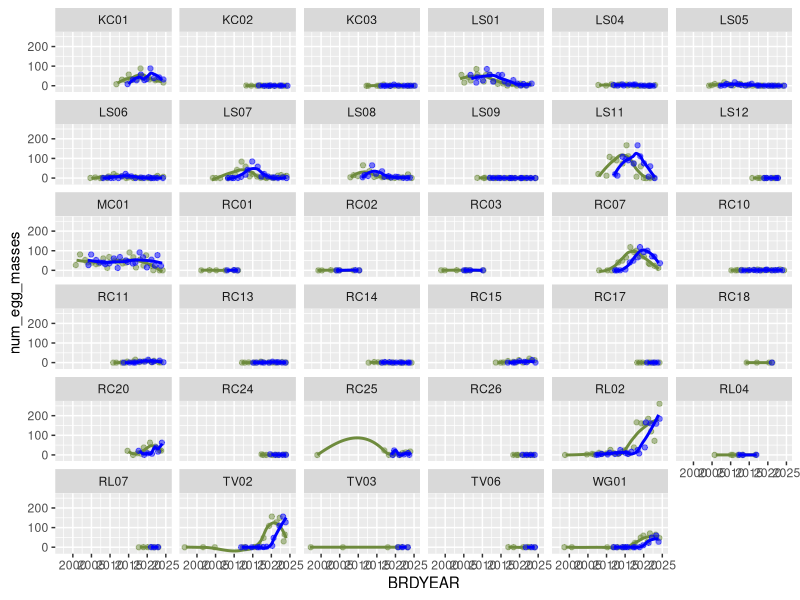
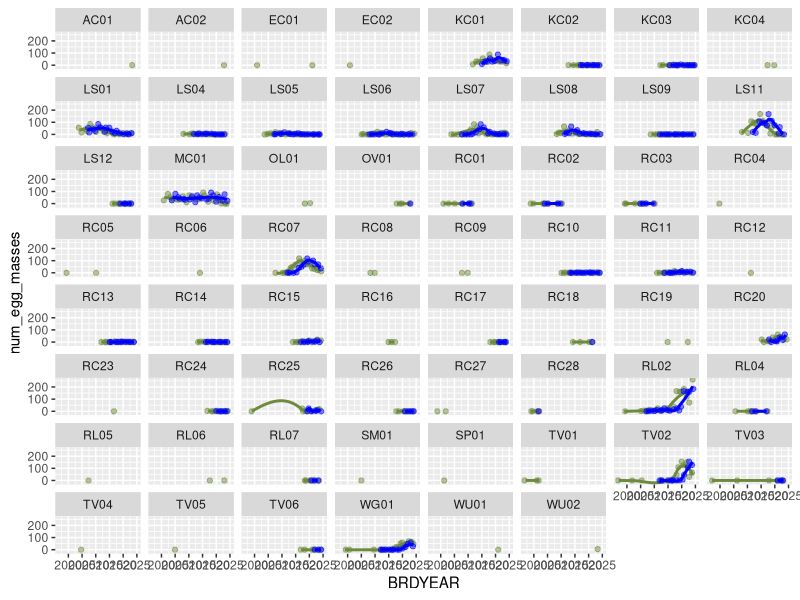

Recreate these plots in R, in order. (Note: this script raises an error after producing the figures.)
## ---- chunk 1
knitr::opts_chunk$set(echo = TRUE)
knitr::opts_chunk$set(warning = FALSE)
## ---- chunk 2
library(dplyr)
library(ggplot2)
library(tidyverse)
setwd(here::here("code"))
# source("1_data_prep.R")
data <- read_csv(here::here("data", "filtered_raw_data.csv"))
between_year_data <- read_csv(here::here("data", "between_year_data.csv"))
complete_btw_data <- read_csv(here::here("data", "complete_btw_data.csv"))
onset_of_breeding_surv <- read_csv(here::here("data", "onset_of_breeding.csv"))
## ---- chunk 3
#summary information of egg masses count

#total number of egg masses is 3939
sum(data$NumberofEggMasses, na.rm = TRUE)

#maximum number of egg masses for a given survey is 25, while the mean is 0.857
summary(data$NumberofEggMasses,na.rm = TRUE)
## ---- chunk 4
statistics <- data %>% 
  group_by(BRDYEAR,Watershed,LocationID) %>% 
  summarize(survey_count = n_distinct(EventGUID),
            mean_egg_num = (sum(NumberofEggMasses, na.rm = TRUE)/survey_count),
            total_egg_num =sum(NumberofEggMasses, na.rm = TRUE),
            firstEgg = min(dayOfWY), 
            lastEgg = max(dayOfWY), 
            breedingLength = max(dayOfWY) - min(dayOfWY))
statistics
## ---- chunk 5
# ranges of each variable for summary data table
data_mins <- data.frame(sapply(data, min, na.rm = TRUE))
data_maxs <- data.frame(sapply(data, max, na.rm = TRUE))
data_means <- data.frame(sapply(data, mean, na.rm = TRUE))
count(data, LocationID)
## ---- chunk 6
summary <- data %>%
  select(BRDYEAR, yearly_rain, yearly_rain_lag, mean_percent_water, mean_percent_sub, interpolated_canopy, WaterTemp, MaxD, WaterSalinity, AirTemp) %>%
  summarise(
    across(everything(), list(min = ~min(., na.rm = TRUE), 
                              max = ~max(., na.rm = TRUE), 
                              mean = ~mean(., na.rm = TRUE)), 
           .names = "{.col}_{.fn}")
  ) %>%
  pivot_longer(cols = everything(), 
               names_to = c("Variable", "Stat"),
               names_pattern = "(.*)_(.*)", 
               values_to = "Value") %>%
  pivot_wider(names_from = Stat, values_from = Value)

num_sites <- data %>% summarise(total_locationIDs = n_distinct(LocationID))
num_watershed <- data %>% summarise(total_watersheds = n_distinct(Watershed))

## ---- chunk 7
between_year_data_lagged <- between_year_data %>%
  group_by(LocationID) %>%
  arrange(BRDYEAR) %>%
  mutate(num_egg_masses_lag = lag(num_egg_masses, n = 3)) %>%
  ungroup()

lag_sites <- ggplot(between_year_data_lagged, aes(x=BRDYEAR)) +
  geom_jitter(aes(y=num_egg_masses), color="darkolivegreen4", alpha=0.5) +
  geom_smooth(aes(y=num_egg_masses), color="darkolivegreen4",alpha=0.3, se=F) +
  geom_jitter(aes(y=num_egg_masses_lag), color="blue", alpha=0.5) +
  geom_smooth(aes(y=num_egg_masses_lag), color="blue", alpha=0.3, se=F) +
  facet_wrap(.~LocationID)

## more relevant, just seemingly (at quick glance) continous sites
cont_btw_lag <- between_year_data_lagged %>% filter(LocationID=='KC01' | LocationID=='KC02' |LocationID=='KC03' | LocationID=='LS01' | LocationID=='LS04' | LocationID=='LS05' | LocationID=='LS06' | LocationID=='LS07' | LocationID=='LS08' | LocationID=='LS09' | LocationID=='LS11' | LocationID=='LS12' | LocationID=='MC01' | LocationID=='RC01' | LocationID=='RC02' | LocationID=='RC03' | LocationID=='RC07' | LocationID=='RC10' | LocationID=='RC11' | LocationID=='RC13' | LocationID=='RC14' | LocationID=='RC15' | LocationID=='RC17' | LocationID=='RC18' | LocationID=='RC20' | LocationID=='RC24' | LocationID=='RC25' | LocationID=='RC26' | LocationID=='RL02' | LocationID=='RL04' | LocationID=='RL07' | LocationID=='TV02' | LocationID=='TV03' | LocationID=='TV06' | LocationID=='WG01')

cont_lag_sites <- ggplot(cont_btw_lag, aes(x=BRDYEAR)) +
  geom_jitter(aes(y=num_egg_masses), color="darkolivegreen4", alpha=0.5) +
  geom_smooth(aes(y=num_egg_masses), color="darkolivegreen4",alpha=0.3, se=F) +
  geom_jitter(aes(y=num_egg_masses_lag), color="blue", alpha=0.5) +
  geom_smooth(aes(y=num_egg_masses_lag), color="blue", alpha=0.3, se=F) +
  facet_wrap(.~LocationID)
## ---- chunk 8
# Darren believes there is data 2004-2010 at Mori/Laguna Salada, Milagra, Big Lagoon, & Rodeo which prompted us to revisit our data before 2010 (prev filtered out)

false_validation <- raw_data %>% select(Validation) %>% 
  group_by(Validation) %>% 
  summarise(Counts=n())

# copied the filtering process used to create "data" from 1_data_prep. ADDED filter <2010
pre2010_data <- unfiltered_data %>% 
  group_by(LocationID, BRDYEAR) %>% 
  summarize(survey_count_site_yr = n_distinct(EventGUID), .groups = "drop") %>% 
  ungroup() %>% 
  full_join(unfiltered_data, by = c("LocationID" = "LocationID", "BRDYEAR" = "BRDYEAR")) %>% 
  filter(survey_count_site_yr > 1) %>% 
  filter(BRDYEAR < 2010) %>%
  mutate(
    Watershed = droplevels(Watershed),
    LocationID = droplevels(LocationID)) %>%
  mutate(
    LocationID = case_when(
      LocationID == "LS02" | LocationID == "LS03" ~ "LS11",
      TRUE ~ LocationID)) %>% 
  mutate(LocationID = case_when( # fix lowercase LocationIDs (ex: rc01 to RC01)
    LocationID == "rc01" ~ "RC01",
    LocationID == "rc02" ~ "RC02",
    LocationID == "rc03" ~ "RC03",
    TRUE ~ LocationID #keeps other values unchanged
  ))

# between year pre-2010 data
btw_pre2010_data <- pre2010_data %>% 
  select(LocationID, BRDYEAR, Watershed, NumberofEggMasses, AirTemp, WaterTemp, MaxD, WaterSalinity, CoastalSite, yearly_rain, ground_sub, ground_emerg, ground_open_water, interpolated_canopy, water_flow, water_regime) %>% 
  group_by(LocationID, BRDYEAR) %>% 
  summarize(
    mean_max_depth = ifelse(all(is.na(MaxD)), NA, mean(MaxD, na.rm = TRUE)),
    max_depth = ifelse(all(is.na(MaxD)), NA, max(MaxD, na.rm = TRUE)),
    mean_salinity = ifelse(all(is.na(WaterSalinity)), NA, mean(WaterSalinity, na.rm = TRUE)),
    max_salinity = ifelse(all(is.na(WaterSalinity)), NA, max(WaterSalinity, na.rm = TRUE)),
    AirTemp = ifelse(all(is.na(AirTemp)), NA, mean(AirTemp, na.rm = TRUE)),
    WaterTemp = ifelse(all(is.na(WaterTemp)), NA, mean(WaterTemp, na.rm = TRUE)),
    num_egg_masses = sum(NumberofEggMasses, na.rm = TRUE), 
    mean_percent_sub = ifelse(all(is.na(ground_sub)), NA, mean(ground_sub, na.rm = TRUE)),
    mean_percent_emerg = ifelse(all(is.na(ground_emerg)), NA, mean(ground_emerg, na.rm = TRUE)),
    mean_percent_water = ifelse(all(is.na(ground_open_water)), NA, mean(ground_open_water, na.rm = TRUE)),
    across(everything(), ~first(.))) %>% 
  select(-MaxD, -WaterSalinity, -NumberofEggMasses, -ground_sub, -ground_emerg, -ground_open_water) %>% 
  mutate(mean_salinity = if_else(CoastalSite, mean_salinity, 0),
         max_salinity = if_else(CoastalSite, max_salinity, 0)) %>% 
  select(-max_salinity, -mean_salinity) %>% # deleting salinity from between year
  ungroup()


# creating a "complete case" column
btw_pre2010_data$complete_case <- complete.cases(btw_pre2010_data)
complete_btw_pre2010_data <- btw_pre2010_data %>% filter(complete_case == TRUE)


pre2010_eggs <- pre2010_data %>% 
  group_by(BRDYEAR,Watershed,LocationID) %>% 
  summarize(survey_count = n_distinct(EventGUID),
            total_egg_num =sum(NumberofEggMasses, na.rm = TRUE),
            firstEgg = min(dayOfWY))

# onset of breeding pre2010
onset_pre2010 <- onset_of_breeding %>% 
  filter(BRDYEAR < 2010)

# creating a "complete case" column
onset_pre2010$complete_case <- complete.cases(onset_pre2010)
complete_onset_pre2010 <- onset_pre2010 %>% filter(complete_case == TRUE)
## ---- chunk 9
# LOCATIONID: number eggs vs. year
## only pre2010 data
ggplot(btw_pre2010_data, aes(BRDYEAR, num_egg_masses)) +
  geom_point() +
  geom_line() +
  facet_wrap(.~LocationID)

ggplot(btw_pre2010_data, aes(x=BRDYEAR, y=num_egg_masses, color=LocationID)) +
  geom_point() +
  geom_smooth(se=FALSE) +
  xlab("Year")

## all years
ggplot(between_year_data, aes(BRDYEAR, num_egg_masses)) +
  geom_point() +
  geom_line() +
  facet_wrap(.~LocationID)

ggsave('btw year - eggs by location.png', width = 15, height = 8, units = "in", path = "~/Documents/Berkeley/junior 2023-24/spring24/frog job/CRLF2/Output")

ggplot(between_year_data, aes(x=BRDYEAR, y=num_egg_masses, color=LocationID)) +
  geom_point() +
  geom_smooth(se=FALSE) +
  xlab("Year")

# WATERSHED: number eggs vs. year
## only pre2010 data
ggplot(btw_pre2010_data, aes(BRDYEAR, num_egg_masses)) +
  geom_point() +
  geom_line() +
  facet_wrap(.~Watershed)

ggplot(btw_pre2010_data, aes(x=BRDYEAR, y=num_egg_masses, color=Watershed)) +
  geom_point() +
  geom_smooth(se=FALSE) +
  xlab("Year")

## all data
ggplot(between_year_data, aes(BRDYEAR, num_egg_masses)) +
  geom_point() +
  geom_line() +
  facet_wrap(.~Watershed)
ggsave('btw year - eggs by watershed.png', width = 15, height = 8, units = "in", path = "~/Documents/Berkeley/junior 2023-24/spring24/frog job/CRLF2/Output")


ggplot(between_year_data, aes(x=BRDYEAR, y=num_egg_masses, color=Watershed)) +
  geom_point() +
  geom_smooth(se=FALSE) +
  xlab("Year")
## ---- chunk 10
# plots for data comparisons across all sites
cover_comparisons = between_year_data_for_cover_comparison

ggplot(data = cover_comparisons) + 
  geom_smooth(aes(x = BRDYEAR, y = mean_ground_sub), color = "salmon", se = FALSE) +
  geom_smooth(aes(x = BRDYEAR, y = mean_interpolated_sub), color = "turquoise3", se = FALSE)

ggplot(data = cover_comparisons) + 
  geom_smooth(aes(x = BRDYEAR, y = mean_ground_emerg), color = "salmon", se = FALSE) +
  geom_smooth(aes(x = BRDYEAR, y = mean_interpolated_emerg), color = "turquoise3", se = FALSE)

ggplot(data = cover_comparisons) + 
  geom_smooth(aes(x = BRDYEAR, y = mean_ground_open_water), color = "salmon", se = FALSE) +
  geom_smooth(aes(x = BRDYEAR, y = mean_interpolated_open_water), color = "turquoise3",se = FALSE)

## ---- chunk 11
# facet wrap by site
site_sub <- ggplot(data = cover_comparisons) + 
  geom_smooth(aes(x = BRDYEAR, y = mean_ground_sub), color = "salmon", se = FALSE) +
  geom_line(aes(x = BRDYEAR, y = mean_interpolated_sub), color = "turquoise3") +
  facet_wrap(~LocationID)

site_emerg <- ggplot(data = cover_comparisons) + 
  geom_smooth(aes(x = BRDYEAR, y = mean_ground_emerg), color = "salmon", se = FALSE) +
  geom_line(aes(x = BRDYEAR, y = mean_interpolated_emerg), color = "turquoise3", se = FALSE) +
  facet_wrap(~LocationID)

site_open <- ggplot(data = cover_comparisons) + 
  geom_smooth(aes(x = BRDYEAR, y = mean_ground_open_water), color = "salmon", se = FALSE) +
  geom_line(aes(x = BRDYEAR, y = mean_interpolated_open_water), color= "turquoise3", se = FALSE) +
  facet_wrap(~LocationID)
## ---- chunk 12
# run correlations for open water and vegetation
correlations <- cover_comparisons %>% 
  na.omit() %>% 
  group_by(LocationID) %>% 
  summarize(open_water_cor = cor(mean_ground_open_water, mean_interpolated_open_water),
            sub_cor = cor(mean_ground_sub, mean_interpolated_sub),
            emerg_cor = cor(mean_ground_emerg, mean_interpolated_emerg))

overall_cor <- cover_comparisons %>% 
  na.omit() %>% 
  summarize(open_water_cor = cor(mean_ground_open_water, mean_interpolated_open_water),
            sub_cor = cor(mean_ground_sub, mean_interpolated_sub),
            emerg_cor = cor(mean_ground_emerg, mean_interpolated_emerg))

# lm's for correlation
open_water_model <- lm(mean_ground_open_water ~ mean_interpolated_open_water + as.factor(LocationID), data = cover_comparisons)
summary(open_water_model)

sub_veg_model <- lm(mean_ground_sub ~ mean_interpolated_sub, data = cover_comparisons)
summary(sub_veg_model)

emerg_veg_model <- lm(mean_ground_emerg ~ mean_interpolated_emerg, data = cover_comparisons)
summary(emerg_veg_model)
## ---- chunk 13
# plotting on-the-ground data on X axis, interpolated on Y axis
ggplot(data = cover_comparisons, aes(x = mean_ground_open_water, y = mean_interpolated_open_water)) + 
  geom_smooth(se = FALSE) + 
  facet_wrap(~LocationID)
## ---- chunk 14
cover_comparisons = between_year_data_for_cover_comparison

# creating a "complete case" column
cover_comparisons$complete_case <- complete.cases(cover_comparisons)

# 161 complete cases 
complete_cover_comparisons <- cover_comparisons %>% filter(complete_case == TRUE)

# 24 complete sites
complete_sites <- complete_cover_comparisons %>% 
  group_by(LocationID) %>% 
  count() # there are 24 complete LocationIDs (sites)

## previous number of sites (before complete_case filter) = 47
## 23 sites were lost
previous_site_number <- between_year_data_for_cover_comparison %>% 
  group_by_("LocationID") %>% 
  count()

# join with previous_site LocationID column to get NAs for missing sites
complete_with_missing_sites <- previous_site_number %>% 
  select(LocationID) %>% 
  full_join(complete_sites)

summary(complete.cases(complete_with_missing_sites)) # lose 23 sites (complete=FALSE), 24 remain
## ---- chunk 15
# submergent
complete_submergent <- ggplot(data = complete_cover_comparisons) + 
  geom_smooth(aes(x = BRDYEAR, y = mean_ground_sub), color = "darkolivegreen3", se = FALSE) +
  geom_smooth(aes(x = BRDYEAR, y = mean_interpolated_sub), color = "cornflowerblue", se = FALSE)

#emergent
complete_emergent <- ggplot(data = complete_cover_comparisons) + 
  geom_smooth(aes(x = BRDYEAR, y = mean_ground_emerg), color = "darkolivegreen3", se = FALSE) +
  geom_smooth(aes(x = BRDYEAR, y = mean_interpolated_emerg), color = "cornflowerblue", se = FALSE)

#open water
complete_open <- ggplot(data = complete_cover_comparisons) + 
  geom_smooth(aes(x = BRDYEAR, y = mean_ground_open_water), color = "darkolivegreen3", se = FALSE) +
  geom_smooth(aes(x = BRDYEAR, y = mean_interpolated_open_water), color = "cornflowerblue",se = FALSE)
## ---- chunk 16
# facet wrap by site
## submergent
complete_site_sub <- ggplot(data = complete_cover_comparisons) + 
  geom_smooth(aes(x = BRDYEAR, y = mean_ground_sub), color = "darkolivegreen3", se = FALSE) +
  geom_line(aes(x = BRDYEAR, y = mean_interpolated_sub), color = "cornflowerblue") +
  facet_wrap(~LocationID)

## emergent
complete_site_emerg <- ggplot(data = complete_cover_comparisons) + 
  geom_smooth(aes(x = BRDYEAR, y = mean_ground_emerg), color = "darkolivegreen3", se = FALSE) +
  geom_line(aes(x = BRDYEAR, y = mean_interpolated_emerg), color = "cornflowerblue", se = FALSE) +
  facet_wrap(~LocationID)

## open water
complete_site_open <- ggplot(data = complete_cover_comparisons) + 
  geom_smooth(aes(x = BRDYEAR, y = mean_ground_open_water), color = "darkolivegreen3", se = FALSE) +
  geom_line(aes(x = BRDYEAR, y = mean_interpolated_open_water), color= "cornflowerblue", se = FALSE) +
  facet_wrap(~LocationID)
## ---- chunk 17
# run correlations for open water and vegetation

## by site
correlations <- complete_cover_comparisons %>% 
  na.omit() %>% 
  group_by(LocationID) %>% 
  summarize(open_water_cor = cor(mean_ground_open_water, mean_interpolated_open_water),
            sub_cor = cor(mean_ground_sub, mean_interpolated_sub),
            emerg_cor = cor(mean_ground_emerg, mean_interpolated_emerg))

## overall
overall_cor <- complete_cover_comparisons %>% 
  na.omit() %>% 
  summarize(open_water_cor = cor(mean_ground_open_water, mean_interpolated_open_water),
            sub_cor = cor(mean_ground_sub, mean_interpolated_sub),
            emerg_cor = cor(mean_ground_emerg, mean_interpolated_emerg))


# lm's for correlation
open_water_model <- lm(mean_ground_open_water ~ mean_interpolated_open_water + as.factor(LocationID), data = complete_cover_comparisons)
summary(open_water_model)

sub_veg_model <- lm(mean_ground_sub ~ mean_interpolated_sub, data = complete_cover_comparisons)
summary(sub_veg_model)

emerg_veg_model <- lm(mean_ground_emerg ~ mean_interpolated_emerg, data = complete_cover_comparisons)
summary(emerg_veg_model)
## ---- chunk 18
canopy_emergent <- complete_btw_data %>% ggplot(aes(x=interpolated_canopy, y=mean_percent_emerg))+
  geom_point() +
  geom_smooth()
canopy_emergent

canopy_emergent_model <- lm(mean_percent_emerg ~ interpolated_canopy, data = complete_btw_data)

summary(canopy_emergent_model)

# facet by site
complete_btw_data %>% ggplot(aes(x=interpolated_canopy, y=mean_percent_emerg))+
  geom_point() +
  geom_smooth() +
  facet_wrap(~Watershed)

## ---- chunk 19
# by watershed
ggplot(data=between_year_data, mapping=aes(x=BRDYEAR,y=num_egg_masses)) +
    stat_summary(
    fun = "sum",
    geom = "point",
    color = "darkolivegreen4",
    size = 1.5
  ) +
  facet_wrap( ~ Watershed) +
  labs(title="Annual Egg Masses by Watershed", x = "Year", y = " Egg Masses")

# by site
ggplot(data=between_year_data, mapping=aes(x=BRDYEAR,y=num_egg_masses)) +
    stat_summary(
    fun = "sum",
    geom = "point",
    color = "cornflowerblue",
    size = 1.5
  ) +
  facet_wrap( ~ LocationID) +
  labs(title="Annual Egg Masses by Site", x = "Year", y = " Egg Masses")

## possible idea: having each watershed with each site having own line within?
RC_test <- between_year_data %>% 
  filter(Watershed=='Redwood Creek')

### method - loess
ggplot(data=RC_test, mapping=aes(x=BRDYEAR,y=num_egg_masses,color=LocationID)) +
  geom_point()+
  geom_smooth(method="loess",se=FALSE, size=0.3)+
  theme_minimal()

### method - gam
ggplot(data=RC_test, mapping=aes(x=BRDYEAR,y=num_egg_masses,color=LocationID)) +
  geom_point()+
  geom_smooth(method="gam",se=FALSE, size=0.3)+
  theme_minimal()
  
## ---- chunk 20
#I made a new "data_after2009"data set and plot the trend line using is, instead of the full "data". (since 2000-2005 all have 0 egg masses, and there are no records from 2009 to 2009)
data_after2009 <- data|> 
  filter(BRDYEAR>2009)
data_after2009

statistics_after2009 <- statistics |>
  filter(BRDYEAR>2009)
statistics_after2009
## ---- chunk 21
#plots of mean number of NEW egg masses per survey
#This code has been updated. If anyone can help adding label info (the mean value) besides each point that would be great. 
ggplot(data = data_after2009,mapping = aes(x = BRDYEAR, y = NumberofEggMasses))+ 
  geom_jitter(alpha=0.1,width = 0.1)+
  stat_summary(fun = "mean",geom = "point",color = "orange", size= 2)+
  geom_smooth(method = "lm", color = "blue",se = FALSE)+
  labs(x = "Year", y = "mean number of new egg masses per survey")+
  scale_y_continuous(limits = c(0,5))

### above plot facet by watershed
ggplot(data = data_after2009,mapping = aes(x = BRDYEAR, y = NumberofEggMasses))+ 
  geom_jitter(alpha=0.1,width = 0.1)+
  stat_summary(fun = "mean",geom = "point",color = "orange", size= 2)+
  geom_smooth(method = "lm", color = "blue",se = FALSE)+
  facet_wrap(~Watershed)+ scale_y_continuous(limits = c(0,5))

### above plot facet by site
ggplot(data = data_after2009,mapping = aes(x = BRDYEAR, y = NumberofEggMasses))+ 
  geom_jitter(alpha=0.1,width = 0.1)+
  stat_summary(fun = "mean",geom = "point",color = "orange", size= 2)+
  geom_smooth(method = "lm", color = "blue",se = FALSE)+
  facet_wrap(~LocationID)+ scale_y_continuous(limits = c(0,5))

## ---- chunk 22
#plot of total egg masses over time per Watershed
ggplot(data = data_after2009,
       mapping = aes(x = BRDYEAR, y = NumberofEggMasses)) +
  stat_summary(
    fun = "sum",
    geom = "point",
    color = "black",
    size = 2
  ) +
  facet_wrap( ~ Watershed) +
  labs(x = "Year", y = "total new egg masses")

#plot of total egg masses over time per site
ggplot(data = data_after2009) +
  stat_summary(
    mapping = aes(x = BRDYEAR, y = NumberofEggMasses),
    fun = "sum",
    geom = "point",
    color = "black",
    size = 2
  ) +
  facet_wrap( ~ LocationID) +
  labs(x = "Year", y = "total new egg masses")

## above with size of point = survey_count (per site)
ggplot(data = statistics, mapping = aes(x = BRDYEAR, y = total_egg_num)) +
  geom_point(aes(alpha = survey_count)) + facet_wrap(~LocationID) +
  labs(x = "Year", y = "total new egg masses")

# plot of presence or absence of eggs for each site/year
between_year_data_plot <- between_year_data %>% 
  mutate(
    boolean_eggs = (num_egg_masses != 0)
  )
ggplot(between_year_data_plot, aes(x = BRDYEAR, y = LocationID, fill = boolean_eggs)) + geom_tile(color = "black") + coord_fixed() + scale_fill_manual(values = c("lavender", "purple4")) + theme_classic()
## ---- chunk 23

ggplot(data = within_year_data, aes(x = dayOfWY, y = NumberofEggMasses)) + geom_point()

## ---- chunk 24
# timing (days since october 1) of egg laying by year and watershed

eggTiming<-data|>
  filter(NumberofEggMasses > 0)|>
  group_by(Watershed, LocationID, BRDYEAR)|>
  summarize(firstEgg = min(dayOfWY), 
            lastEgg = max(dayOfWY), 
            breedingLength = max(dayOfWY) - min(dayOfWY))
eggTiming


## plot timing v.1
ggplot(data = eggTiming, aes(x = BRDYEAR, y = breedingLength, color = Watershed)) + geom_line()

## improved plot timing v.2
ggplot(data = eggTiming, aes(x = BRDYEAR, y = breedingLength, color = Watershed)) + geom_point() + geom_smooth(method="loess", se=F)

#above plot but facet by watershed
ggplot(data = eggTiming, aes(x = BRDYEAR, y = breedingLength,color = Watershed)) + geom_point() + geom_smooth(method="loess", se=F)+ facet_wrap(~Watershed)

ggplot(data = eggTiming, aes(x = BRDYEAR, y = breedingLength,color = Watershed)) + geom_point() + geom_smooth(method="loess", se=F)+ facet_wrap(~LocationID)

# Which one of the 3 rainfall dataset should we use for each of these sites?
## TODO: correlate breeding season length with rainfall
## ---- chunk 25
eggTiming|>
  group_by(BRDYEAR)

# Calculate the full breeding length of all sites for a given year, to be correlated with rainfall data.
eggTiming_new <- data %>%
  filter(NumberofEggMasses > 0) %>%
  group_by(BRDYEAR) %>%
  summarize(firstEgg = min(dayOfWY), 
            lastEgg = max(dayOfWY), 
            breedingLength = max(dayOfWY) - min(dayOfWY))
eggTiming_new$Water_Year <- eggTiming_new$BRDYEAR
ggplot(data = eggTiming_new, aes(x = Water_Year, y = breedingLength,)) + geom_point() + geom_smooth(method="loess", se=F)
## ---- chunk 26
#table showing number of different sites for all watersheds
number_of_sites_within_watershed <- data %>% 
  group_by(Watershed) %>% 
  summarize(distinct_count = n_distinct(LocationID))
number_of_sites_within_watershed

as.data.frame(number_of_sites_within_watershed)
sum(number_of_sites_within_watershed$distinct_count)

#plot of the above table.
ggplot(number_of_sites_within_watershed,aes(x=Watershed,y=distinct_count))+
  geom_point()

# what is the list of sites?
## unfiltered data (i.e. visited 1x)

## filtered data
all_site_list <- data %>% group_by(LocationID) %>% 
  summarise(n=n())  %>% 
  select(LocationID)

## between year model
btw_site_list <- complete_btw_data %>% group_by(LocationID) %>% 
  summarise(n=n()) %>% 
  select(LocationID)

## within year model
within_site_list <- complete_onset %>% group_by(LocationID) %>% 
  summarise(n=n())  %>% 
  select(LocationID)

## ---- chunk 27
# table: number surveys per year (not relevant)
survey_count_by_year <- data|>
  group_by(BRDYEAR)|>
  summarize(survey_count=n_distinct(EventGUID))
survey_count_by_year

# plot: survey count per year across all watersheds/sites
ggplot(data = survey_count_by_year,aes(x=BRDYEAR,y=survey_count))+geom_point()+geom_smooth()+ scale_y_continuous(limits = c(0,200))

# table: number of surveys at each watershed per year
abundance_counts <- data %>%
  group_by(Watershed, BRDYEAR) %>%
  summarize(survey_count = n_distinct(EventGUID))
abundance_counts

# table: num surveys per site over entire study period
abundance_counts_sites <- data %>% 
  group_by(LocationID) %>% 
  summarize(survey_count = n_distinct(EventGUID))
view(abundance_counts_sites)
## ---- chunk 28
# above table but containing only after year 2009. There is a few survey before that and all in one single year in Watershed: redwood creek.
abundance_counts_after2009 <- data_after2009 %>%
  group_by(Watershed, BRDYEAR) %>%
  summarize(survey_count = n_distinct(EventGUID))
abundance_counts_after2009

# plot: number of surveys per year per Watershed after 2009.
survey_graph_after2009 <- ggplot(abundance_counts_after2009,aes(x=BRDYEAR,y=survey_count,colour=Watershed))+geom_point()+ facet_wrap(~Watershed)
survey_graph_after2009

## ---- chunk 29
#heatmap of survey count per year by watershed
ggplot(abundance_counts, aes(x = BRDYEAR, y = Watershed, fill = survey_count)) +
  geom_tile() +
  scale_fill_gradient(low = "#CBEB81", high = "#0E2D8A") +  # Adjust color gradient
  labs(x = "Breeding Year", y = "Watershed", title = "Abundance Heatmap") +  # Add axis labels and title
  theme_minimal()

#above graph containing only year after 2009.
ggplot(abundance_counts_after2009, aes(x = BRDYEAR, y = Watershed, fill = survey_count)) +
  geom_tile() +
  scale_fill_gradient(low = "#CBEB81", high = "#0E2D8A") +  # Adjust color gradient
  labs(x = "Breeding Year", y = "Watershed", title = "Abundance Heatmap") +  # Add axis labels and title
  theme_minimal()

## ---- chunk 30
#number of survey count for each number of new egg masses of all watersheds by year
ggplot(data = statistics, mapping = aes(x = total_egg_num)) + 
  geom_freqpoly(mapping = aes(colour = BRDYEAR))+
  scale_x_continuous(limits = c(0, 170))
## ---- chunk 31
# investigating number of observers (obsv_total)
## histogram of obsv_total
ggplot(data = data, aes(x = obsv_total)) + geom_histogram()
## ---- chunk 32
#counting the number of non-NA values for the environmental variables we are looking at
## SALINITY: There are 727 non-NA salinity data. We can adjust based on what Darren replied in email. 
length(na.omit(data$WaterSalinity))

## OPEN WATER： There are 3030 non-NA open water data
length(na.omit(data$PercentOpenWater))

## DEPTH (AVG & MAX): Darren said they are not that relevant; if we use we should use max depth (the one with more data)

#there are 2020 non-zero average depth data
length(na.omit(data$AvgD))

#there are 3099 non-zero maximum depth data
length(na.omit(data$MaxD))

#correlation between average depth and max depth is significantly positive 
regression_depth=lm(AvgD~MaxD,data=new_egg)
summary(regression_depth)

library(ggpubr)
ggscatter(new_egg, x = "MaxD", y = "AvgD",
          add = "reg.line",cor.coef=TRUE,coor.method=" ")
